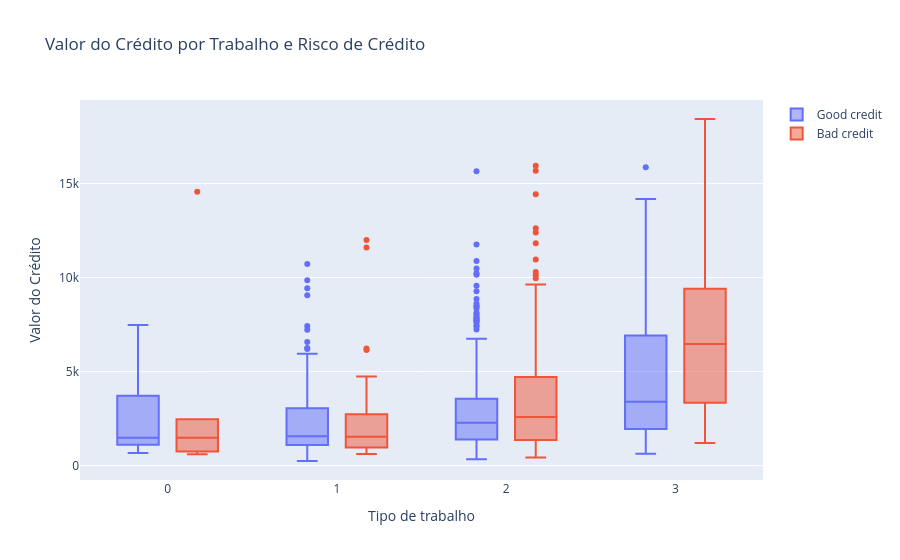

Write notebook code for a chart like this one.
### Code cell
# Plotando boxplots do valor do crédito por trabalho e risco de crédito
trace0 = go.Box(
    x=df_good_credit["Job"],
    y=df_good_credit["Credit amount"],
    name='Good credit'
)

trace1 = go.Box(
    x=df_bad_credit['Job'],
    y=df_bad_credit['Credit amount'],
    name='Bad credit'
)
    
data = [trace0, trace1]

layout = go.Layout(
    title='Valor do Crédito por Trabalho e Risco de Crédito',
    yaxis=dict(
        title='Valor do Crédito',
        zeroline=False
    ),
    xaxis=dict(
        title='Tipo de trabalho'
    ),
    boxmode='group'
)

fig = go.Figure(data=data, layout=layout)

py.iplot(fig, filename='box-job-credit')

### Figure 1 — Plotly figure (JSON) as saved in the notebook; plotly's stock layout.template omitted (floating-point values rounded to 4 significant figures; data arrays with more than 128 entries replaced by an {"elided": "..."} marker saying what was removed)
{"data": [{"name": "Good credit", "type": "box", "x": {"elided": "665 int values"}, "y": {"elided": "665 int values"}}, {"name": "Bad credit", "type": "box", "x": {"elided": "289 int values"}, "y": {"elided": "289 int values"}}], "layout": {"boxmode": "group", "title": {"text": "Valor do Crédito por Trabalho e Risco de Crédito"}, "xaxis": {"title": {"text": "Tipo de trabalho"}}, "yaxis": {"title": {"text": "Valor do Crédito"}, "zeroline": false}}}
